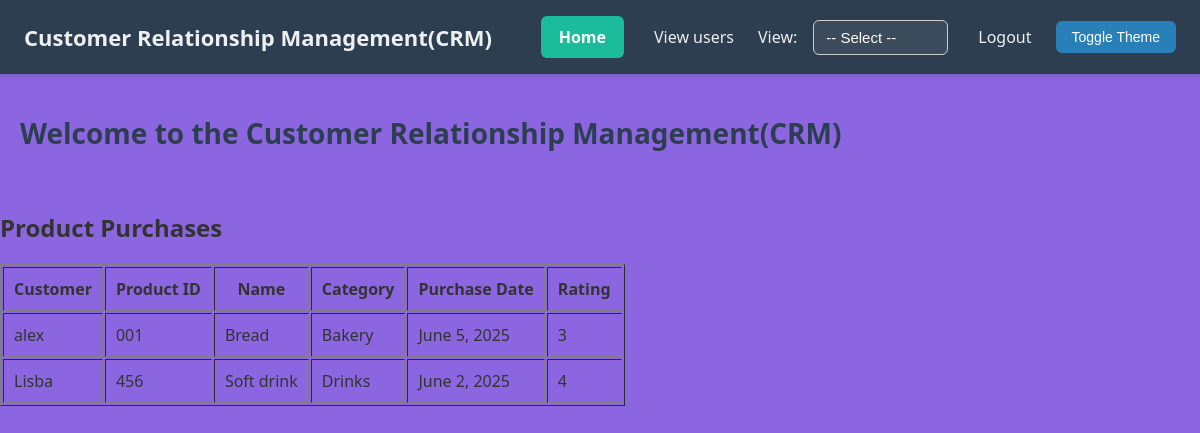
Page /view-purchases/ on the committed database.
### crm/models.py (models this page shows, shortened)
class ProductPurchase(models.Model):
    user = models.ForeignKey(Customer, on_delete=models.CASCADE, null=False)
    product_id = models.CharField(max_length=10)
    product_name = models.CharField(max_length=100)
    category = models.CharField(max_length=100)
    purchase_date = models.DateField()
    rating = models.IntegerField()

class Customer(models.Model):
    name = models.CharField(max_length=100)
    email = models.EmailField()
    gender = models.CharField(max_length=10)
    age = models.IntegerField()
    location = models.CharField(max_length=100)
    signup_date = models.DateField(default=date.today)
    last_active_date = models.DateField(default=date.today)
    total_spent = models.FloatField(default=0.0)
    is_churned = models.BooleanField(default=False)

### crm/views.py (the view)
# urls.py: path('view-purchases/', views.view_purchases, name='view_purchases'),
def view_purchases(request):
    purchases = ProductPurchase.objects.all()
    return render(request, 'crm/view_purchases.html', {'purchases': purchases})

### templates/crm/view_purchases.html
{% extends 'permitter/permitter_base.html' %}
{% block content %}
<h2>Product Purchases</h2>
<table border="1" cellpadding="10">
    <tr>
        <th>Customer</th><th>Product ID</th><th>Name</th><th>Category</th><th>Purchase Date</th><th>Rating</th>
    </tr>
    {% for p in purchases %}
    <tr>
        <td>{{ p.user.name }}</td>
        <td>{{ p.product_id }}</td>
        <td>{{ p.product_name }}</td>
        <td>{{ p.category }}</td>
        <td>{{ p.purchase_date }}</td>
        <td>{{ p.rating }}</td>
    </tr>
    {% endfor %}
</table>
{% endblock %}

### templates/permitter/permitter_base.html (style rules this page uses)
body { margin: 0; font-family: 'Segoe UI', Tahoma, Geneva, Verdana, sans-serif; background-color: #8b66e0; color: #333; transition: background-color 0.3s ease, color 0.3s ease; }

### rows in the picture
ProductPurchase: user.name "alex", product_id "001", product_name "Bread", category "Bakery", purchase_date "June 5, 2025", rating "3"
ProductPurchase: user.name "Lisba", product_id "456", product_name "Soft drink", category "Drinks", purchase_date "June 2, 2025", rating "4"
